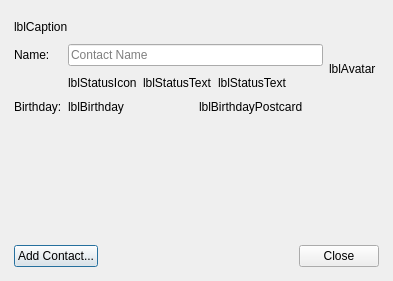
<?xml version="1.0" encoding="UTF-8"?>
<ui version="4.0">
 <class>MetaProfileDialogClass</class>
 <widget class="QDialog" name="MetaProfileDialogClass">
  <property name="geometry">
   <rect>
    <x>0</x>
    <y>0</y>
    <width>393</width>
    <height>281</height>
   </rect>
  </property>
  <layout class="QVBoxLayout" name="verticalLayout">
   <property name="spacing">
    <number>10</number>
   </property>
   <property name="leftMargin">
    <number>14</number>
   </property>
   <property name="topMargin">
    <number>20</number>
   </property>
   <property name="rightMargin">
    <number>14</number>
   </property>
   <property name="bottomMargin">
    <number>14</number>
   </property>
   <item>
    <widget class="QLabel" name="lblCaption">
     <property name="text">
      <string notr="true">lblCaption</string>
     </property>
     <property name="textFormat">
      <enum>Qt::PlainText</enum>
     </property>
    </widget>
   </item>
   <item>
    <layout class="QGridLayout" name="gridLayout">
     <item row="0" column="0">
      <widget class="QLabel" name="lblName">
       <property name="text">
        <string>Name:</string>
       </property>
       <property name="buddy">
        <cstring>lneName</cstring>
       </property>
      </widget>
     </item>
     <item row="0" column="1">
      <widget class="QLineEdit" name="lneName">
       <property name="placeholderText">
        <string>Contact Name</string>
       </property>
      </widget>
     </item>
     <item row="0" column="2" rowspan="2">
      <widget class="QLabel" name="lblAvatar">
       <property name="minimumSize">
        <size>
         <width>50</width>
         <height>50</height>
        </size>
       </property>
       <property name="text">
        <string notr="true">lblAvatar</string>
       </property>
      </widget>
     </item>
     <item row="1" column="1">
      <layout class="QHBoxLayout" name="horizontalLayout">
       <item>
        <widget class="QLabel" name="lblStatusIcon">
         <property name="text">
          <string notr="true">lblStatusIcon</string>
         </property>
        </widget>
       </item>
       <item>
        <widget class="QLabel" name="lblStatusName">
         <property name="text">
          <string notr="true">lblStatusText</string>
         </property>
         <property name="textFormat">
          <enum>Qt::PlainText</enum>
         </property>
        </widget>
       </item>
       <item>
        <widget class="QLabel" name="lblStatusText">
         <property name="sizePolicy">
          <sizepolicy hsizetype="Expanding" vsizetype="Preferred">
           <horstretch>0</horstretch>
           <verstretch>0</verstretch>
          </sizepolicy>
         </property>
         <property name="text">
          <string notr="true">lblStatusText</string>
         </property>
         <property name="textFormat">
          <enum>Qt::PlainText</enum>
         </property>
        </widget>
       </item>
      </layout>
     </item>
     <item row="2" column="0">
      <widget class="QLabel" name="lblBirthdayLabel">
       <property name="text">
        <string>Birthday:</string>
       </property>
      </widget>
     </item>
     <item row="2" column="1">
      <layout class="QHBoxLayout" name="horizontalLayout_2">
       <item>
        <widget class="QLabel" name="lblBirthday">
         <property name="text">
          <string notr="true">lblBirthday</string>
         </property>
         <property name="textFormat">
          <enum>Qt::PlainText</enum>
         </property>
        </widget>
       </item>
       <item>
        <widget class="QLabel" name="lblBirthdayPostcard">
         <property name="text">
          <string notr="true">lblBirthdayPostcard</string>
         </property>
        </widget>
       </item>
      </layout>
     </item>
    </layout>
   </item>
   <item>
    <widget class="QScrollArea" name="scaContacts">
     <property name="frameShape">
      <enum>QFrame::NoFrame</enum>
     </property>
     <property name="horizontalScrollBarPolicy">
      <enum>Qt::ScrollBarAlwaysOff</enum>
     </property>
     <property name="widgetResizable">
      <bool>true</bool>
     </property>
     <widget class="QWidget" name="sawContents">
      <property name="geometry">
       <rect>
        <x>0</x>
        <y>0</y>
        <width>365</width>
        <height>104</height>
       </rect>
      </property>
     </widget>
    </widget>
   </item>
   <item>
    <layout class="QHBoxLayout" name="horizontalLayout_3">
     <item>
      <widget class="QPushButton" name="pbtAddContact">
       <property name="text">
        <string>Add Contact...</string>
       </property>
      </widget>
     </item>
     <item>
      <spacer name="horizontalSpacer">
       <property name="orientation">
        <enum>Qt::Horizontal</enum>
       </property>
       <property name="sizeHint" stdset="0">
        <size>
         <width>40</width>
         <height>20</height>
        </size>
       </property>
      </spacer>
     </item>
     <item>
      <widget class="QPushButton" name="pbtClose">
       <property name="text">
        <string>Close</string>
       </property>
      </widget>
     </item>
    </layout>
   </item>
  </layout>
 </widget>
 <layoutdefault spacing="6" margin="11"/>
 <tabstops>
  <tabstop>lneName</tabstop>
  <tabstop>scaContacts</tabstop>
  <tabstop>pbtAddContact</tabstop>
  <tabstop>pbtClose</tabstop>
 </tabstops>
 <resources/>
 <connections/>
</ui>
